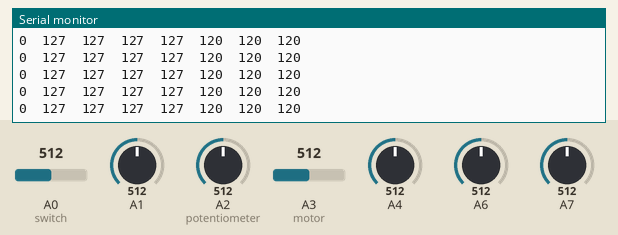
Recording of a sketch running on a simulated Arduino Nano, built with avr-gcc and run on an emulated ATmega328P. Shown: the last lines printed to the serial monitor. The inputs (shaded band) are chosen by the test bench; at power-on: A0 (switch) = 512, A1 = 512, A2 (potentiometer) = 512, A3 (motor) = 512, A4 = 512, A6 = 512, A7 = 512. No radio packets arrive unless stated.

Above: at 1.2 s.
1.3 s: A0 (switch) set to 681
At 2.3 s:
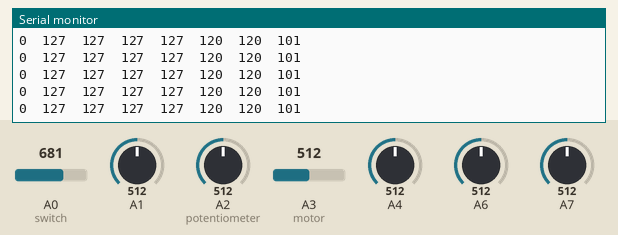
4.3 s: A0 (switch) set to 699
At 5.3 s:
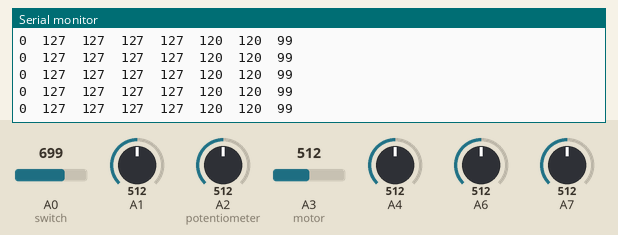
10.3 s: A1 set to 683
At 10.9 s:
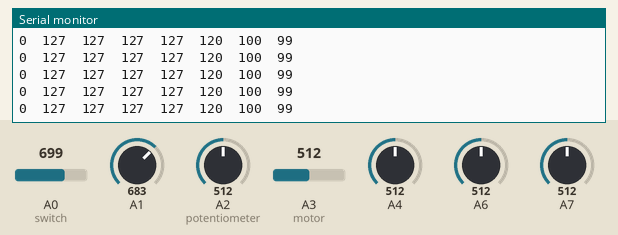
13.3 s: A1 set to 701
At 14.4 s:
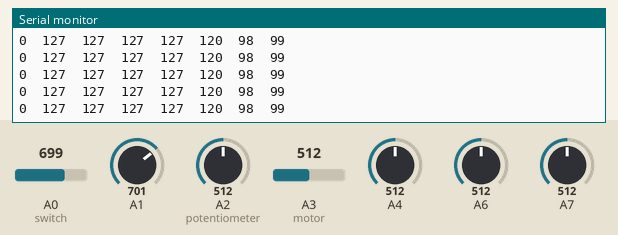

Measured:
- after the input at 1.3 s, the serial monitor: prints a new line after 0.08 s (image 1)
- after the input at 4.3 s, the serial monitor: prints a new line after 0.08 s (image 2)
- after the input at 10.3 s, the serial monitor: prints a new line after 0.07 s (image 3)
- after the input at 13.3 s, the serial monitor: prints a new line after 0.07 s (image 4)

The sketch:

Transmiter_Code.ino
```cpp
#include <SPI.h>
#include <nRF24L01.h>
#include <RF24.h>

//BOTTTTT
const byte my_radio_pipe[6] = "00011"; //constant data-type to define radio frequency
RF24 radio(7, 8);                      //(CE, CNF)
int arr[8];                            //integer data-type to store array
int X1;                                //integer data-type to store vaiables
int Y1;
int X2;
int Y2;
int Value;                             //integer data-type to store vaiables

//ARMMMMM
int val1;                              //integer data-type to store vaiables
int val2;
int val3;

void setup()
{
  Serial.begin(9600);                   //baud rate for serial monitor
  radio.begin();                        //to start wireless communication
  radio.setDataRate(RF24_250KBPS);      //communication frequency
  radio.openWritingPipe(my_radio_pipe); //setting address where we will send data
  radio.stopListening();                //end of the communication
  Value = 0;
  Serial.println("SETUP DONE");
}

void loop()
{
  //BOTTTTT
  X1 = map( analogRead(A3),0,1023, 0,255); //mapping value of joystick to speed of motor according to arduino
  Y1 = map( analogRead(A4),0,1023, 0,255);
  X2 = map( analogRead(A6),0,1023, 0,255);
  Y2 = map( analogRead(A7),0,1023, 0,255);
  arr[0]=X1;                               //store this variables in this array
  arr[1]=Y1;
  arr[2]=X2;
  arr[3]=Y2;
                                           //following are the statements to give conditions
  if(X1>135){
    Value = 1;                //forward
  }
  else if(X1<125){
    Value = 2;                //back
  }
  else if(Y2<125){
    Value = 3;                //left
  }
  else if(Y2>135){
    Value = 4;                //right
  }
  else{
    Value = 0;                //stop
  }

  //ARMMMMM
  val1 = map(analogRead(A2), 0, 1023, 180, 60); //mapping value of potentiometer to degree of rotation of servo motors
  val2 = map(analogRead(A1), 0, 1023, 180, 60);
  val3 = map(analogRead(A0), 0, 1023, 180, 60); //reading the value of toggle switch
  arr[4] = val1;                               //store this variables in this array
  arr[5] = val2;
  arr[6] = val3;
  arr[7] = Value;

  radio.write(&arr, sizeof(arr));              //we are sending this arrays to the receiver side

  Serial.print(Value);
  Serial.print("\t");
  Serial.print(X1);
  Serial.print("\t");
  Serial.print(Y1);
  Serial.print("\t");
  Serial.print(X2);
  Serial.print("\t");
  Serial.print(Y2);
  Serial.print("\t");
  Serial.print(val1);
  Serial.print("\t");
  Serial.print(val2);
  Serial.print("\t");
  Serial.print(val3);
  Serial.print("\t");
  Serial.println("");
}
```
